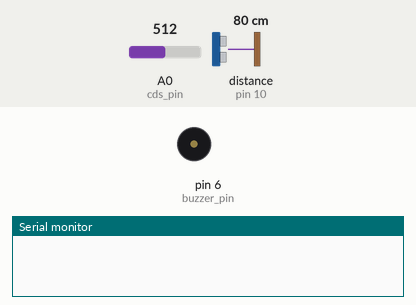
Simulated run of this sketch. Board: Arduino Uno, built with avr-gcc and run on an emulated ATmega328P. On the bench: buzzer (waves = sounding), the last lines printed to the serial monitor. Wiring (inferred from the names in the program): ultrasonic range finder: trigger pin 11; echo pin 10. The test bench sets the inputs (shaded band); at power-on: A0 (cds_pin) = 512, distance to the obstacle (sensor on pin 10) 80 cm. The echo pulse lasts 58.3 µs per cm.

Above: at 1.2 s.
1.3 s: A0 (cds_pin) set to 216
2.8 s: A0 (cds_pin) set to 184
4.9 s: distance to the obstacle (sensor on pin 10) set to 50 cm
6.4 s: distance to the obstacle (sensor on pin 10) set to 42 cm
At 9.3 s:
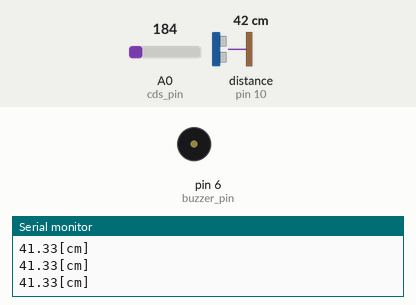
9.4 s: A0 (cds_pin) set to 306
At 10.3 s:
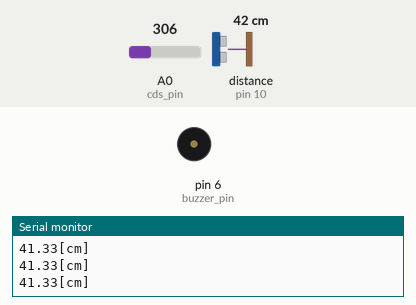
Timing chart, 0 to 11.9 s (numbered marks = the images above; inputs shaded):
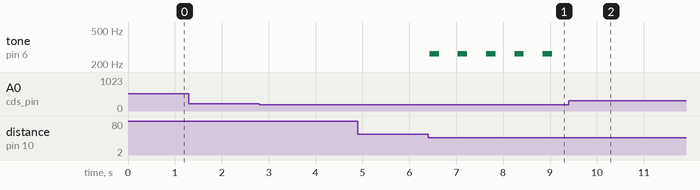

The sketch:

polling_garbagebox_v1.ino
```cpp
#define Trig_pin 11 //超音波センサのトリガーピン
#define Echo_pin 10 //超音波センサのエコーピン
#define buzzer_pin 6 //ブザーのピン
#define cds_pin A0 //CDSのピン
#define close_value 200 //ゴミ箱の蓋がしまっているときの基準値

void setup() {
  //シリアルモニタの設定
  Serial.begin(9600);

  pinMode(Trig_pin,OUTPUT);
  pinMode(Echo_pin,INPUT);
}

void loop() {

    digitalWrite(Trig_pin,LOW);
    delayMicroseconds(10); //10マイクロ秒待つ

    //トリガーのパルスを作成する
    digitalWrite(Trig_pin,HIGH);
    delayMicroseconds(10); //10マイクロ秒待つ
    digitalWrite(Trig_pin,LOW);

    //エコーのハイパルスになっている時間を計測
    float echo_time = pulseIn(Echo_pin,HIGH);

    //分圧したときの電圧(1024階調での値)を取得
    int light = analogRead(cds_pin);

    //ハイパルスの時間が0より大きいなら計測できている。かつ周囲が暗いなら(蓋がしまっている状態に近いなら)
    if(echo_time > 0 && light <= close_value){
      float distance = 340 * echo_time / 2 / 10000.0; //距離を計算(音速*ハイパルスの時間/ 2 / 10000 [cmになおして往復分の半分にする])
      if(distance <= 45){
        tone(buzzer_pin,262,200); //ブザーを鳴らす
      }
      Serial.print(distance); //距離表示
      Serial.println("[cm]");
      delay(600); //0.6秒待つ
    }
}
```

Measured:
- the behaviour switches between 46 and 45 cm on distance to the obstacle (sensor on pin 10) (found by bisection; images 0 and 1)
- after the input at 1.3 s, every drawn part: stays the same
- after the input at 6.4 s, tone on pin 6 (buzzer_pin): alternates 262 Hz for 0.20 s and silent for 0.40 s, starting at once
- after the input at 9.4 s, tone on pin 6 (buzzer_pin): stops changing and stays silent
